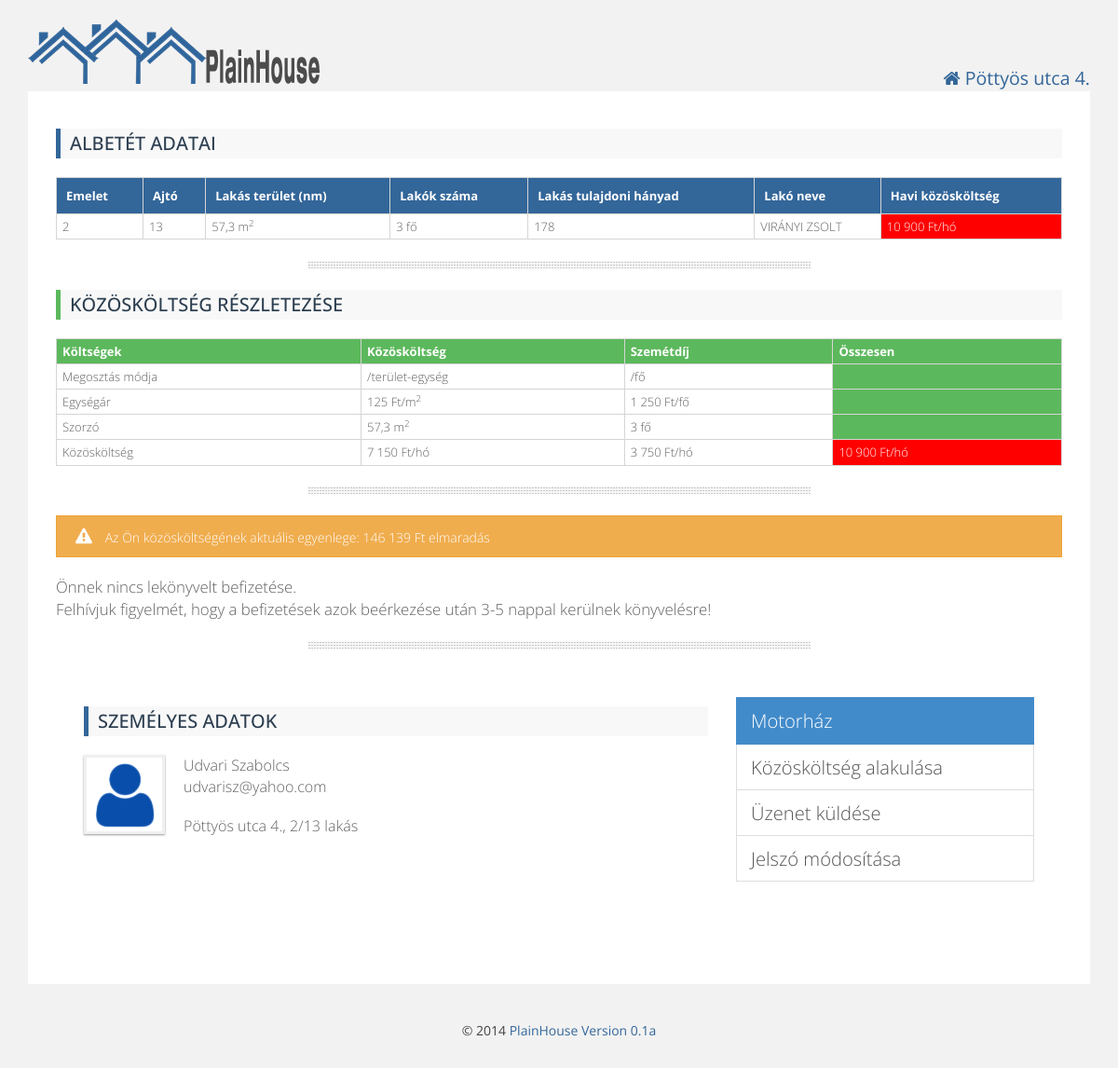
/mydepo.php (signed in), run on the app's committed database.
### tables this page shows
CREATE TABLE IF NOT EXISTS `deposits` (
  `id` int(11) NOT NULL AUTO_INCREMENT,
  `floor` varchar(5) NOT NULL,
  `door` varchar(4) NOT NULL,
  `area` double NOT NULL,
  `residents_no` int(11) NOT NULL,
  `area_ratio` double NOT NULL,
  `resident_name` text NOT NULL,
  PRIMARY KEY (`id`)
);

CREATE TABLE IF NOT EXISTS `fees` (
  `id` int(11) NOT NULL AUTO_INCREMENT,
  `name` varchar(150) NOT NULL,
  `yearly_amount` int(11) NOT NULL,
  `dealer` int(11) NOT NULL,
  `multiplier` varchar(75) NOT NULL,
  PRIMARY KEY (`id`)
);

CREATE TABLE IF NOT EXISTS `residents` (
  `id` int(11) NOT NULL AUTO_INCREMENT,
  `firstname` varchar(100) NOT NULL,
  `lastname` varchar(100) NOT NULL,
  `email` varchar(100) NOT NULL,
  `username` varchar(25) NOT NULL,
  `password` varchar(512) NOT NULL,
  `depositid` int(11) NOT NULL,
  `active` int(11) NOT NULL DEFAULT '1',
  `admin` int(11) NOT NULL DEFAULT '0',
  PRIMARY KEY (`id`),
  UNIQUE KEY `deposit_id` (`depositid`),
  UNIQUE KEY `e-mail` (`email`)
);

### mydepo.php (called while the page is built, shortened)
<?php
include_once 'functions.php';
include_once 'db.php';
include_once 'config.php';
include_once 'html.php';
if (isset($_GET['depositid']) && ($_SESSION['admin']>0)) {
 $id = $_GET['depositid'];
}
else if (isset($_SESSION['depositid']) && !isset($_GET['depositid'])){
$id = $_SESSION['depositid'];
}
else {
     notLoggedIn();
     exit();
}
getMyDepo($id);

### functions.php (called while the page is built, shortened)
<?php
include_once 'db.php';
include_once 'config.php';
function round_to_nearest_n($int, $n) {
    return round($int / $n) * $n;
}

### config.php (called while the page is built, shortened)
<?php
$db['host'] = "localhost";
$db['name'] = "plainhouse";
$db['user'] = "root";
$db['pass'] = "root";
$db['charset'] = "utf8";

### db.php (the view, shortened to what this page needs)
<?php
include_once 'functions.php';
function getMyDepo($id) {
    global $house;
    $sql = "SELECT `floor`, `door`, `area`,  "
            . "`residents_no`, `area_ratio`, "
            . "`resident_name` FROM `deposits` WHERE `id`=$id;";
    $result1 = mysql_query($sql);
    $deposit = array();
    while ($row = mysql_fetch_assoc($result1)) {
        $deposit = $row;
    }
    $sql = "SELECT * from fees;";
    $result2 = mysql_query($sql);
    $fees = array();
    while ($row = mysql_fetch_assoc($result2)) {
        $fees[] = $row;
    }
    $ccost = $fees[0];
    $grabage = $fees[1];
    $ccost_base = round(($ccost['yearly_amount'] * $deposit['area']), 0);
    $ccost_cost = round_to_nearest_n($ccost_base, 50);
    $grabage_cost = round(($grabage['yearly_amount'] * $deposit['residents_no']), 0);
    $ccosts = $ccost_cost + $grabage_cost;
    echo <<<EOT
<div class="content">
<div id="mydepo">
<h3 class="primary"> Albetét adatai</h3>
<table id="responsiveTable" class="large-only" cellspacing="0">
<tr align="left" class="primary">
   <th> Emelet </th>
   <th> Ajtó </th>
   <th> Lakás terület (nm) </th>
   <th> Lakók száma </th>
   <th> Lakás tulajdoni hányad </th>
   <th> Lakó neve </th>
   <th>Havi közösköltség</th>
</tr>
EOT;
    echo '<tbody>';
    echo '<tr>';
    echo "<td>{$deposit['floor']}</td>";
    echo "<td>{$deposit['door']}</td>";
    echo '<td>' . str_replace(".", ",", round($deposit['area'], 2)) . ' m<sup>2</sup></td>';
    echo '<td>' . $deposit['residents_no'] . ' fő</td>';
    echo '<td>' . str_replace(".", ",", round($deposit['area_ratio'], 2)) . '</td>';
    echo '<td>' . $deposit['resident_name'] . '</td>';
    echo "<td class='tdwarning'>" . number_format($ccosts, 0, ',', ' ') . " Ft/hó</td>";
    echo '</tr>';
    echo '</tbody>';
    echo '</table>';
    echo <<<EOT
    </div>
<hr />
<div id="ccost">
<h3 class="success"> Közösköltség részletezése </h3>
<table id="responsiveTableTwo" class="large-only" cellspacing="0">
<tr align="left" class="success">
   <th>Költségek</th>
   <th> {$ccost['name']} </th>
   <th> {$grabage['name']}  </th>
   <th>Összesen</th>
</tr>
<tbody>
<tr>
   <td>Megosztás módja</td>
   <td> {$ccost['multiplier']} </td>
   <td> {$grabage['multiplier']} </td>
   <td class='tdsuccess'> </td>
</tr>
EOT;
    echo "<tr>";
    echo "<td>Egységár</td>";
    echo "<td>" . number_format($ccost['yearly_amount'], 0, ',', ' ') . " Ft/m<sup>2</sup> </td>";
    echo "<td>" . number_format($grabage['yearly_amount'], 0, ',', ' ') . " Ft/fő </td>";
    echo "<td class='tdsuccess'> </td>";
    echo "</tr>";
    echo "<tr>";
    echo "<td>Szorzó</td>";
    echo '<td>' . str_replace(".", ",", round($deposit['area'], 2)) . ' m<sup>2</sup> </td>';
    echo '<td>' . $deposit['residents_no'] . ' fő</td>';
    echo "<td class='tdsuccess'> </td>";
    echo "</tr>";
    echo "<tr>";
    echo "<td>Közösköltség</td>";
    echo "<td>" . number_format($ccost_cost, 0, ',', ' ') . " Ft/hó</td>";
    echo "<td>" . number_format($grabage_cost, 0, ',', ' ') . " Ft/hó</td>";
    echo "<td class='tdwarning'>" . number_format($ccosts, 0, ',', ' ') . " Ft/hó</td>";
    echo '</tbody>';
    echo '</table>';
    echo '</div>';
    echo '<hr />';
    echo '<div>';
    getMyPayments($id);
    if (isset($_SESSION['userid'])) {
        $user = getUserData($_SESSION['userid']);
        echo <<<EOT
			<div class="content"><div class="row">
		<div class="col-md-8">
			<h3 class="primary">Személyes adatok</h3>
			<p class="lead">
				<img alt="Tenant Avatar" src="pics/user_avatar.png" class="avatar" />
				{$user['firstname']} {$user['lastname']}<br />
				{$user['email']}</p>
                        <p class="lead">{$house['name']}, {$deposit['floor']}/{$deposit['door']} lakás</p>
		</div>
		<div class="col-md-4">
	        <div class="list-group">
				<li class="list-group-item active">Motorház</li>
				<a data-toggle="modal" href="#ktgAlakul" class="list-group-item">Közösköltség alakulása</a>
				<a data-toggle="modal" href="#newMsg" class="list-group-item">Üzenet küldése</a>
				<a data-toggle="modal" href="#editPassword" class="list-group-item">Jelszó módosítása</a>
	        </div>
		</div>
	</div>
                                <input type="hidden" class="form-control" name="id" id="id" value="{$_SESSION['userid']}" />
EOT;
    } else {
        echo "<a href=\"payment.php?id=" . $id . "\"><button class='btn btn-success btn-icon'><i class='fa fa-dollar'></i>Új befizetés rögzítése</button></a>";
        echo "<hr />";
        echo '<h3 class="primary"><i class="fa fa-money"></i> Közösköltség alakulása az utolsó 12 hónapban</h3>';
        getMyAllCcost($id);
    }
    echo '</div>';
    echo '</div>';
}
function getUserData($id) {
    $sql = "SELECT `residents`.`id`,`residents`.`firstname`,`residents`.`lastname`,"
            . "`residents`.`email`,`residents`.`username`,`deposits`.`floor`,"
            . "`deposits`.`door` FROM residents LEFT JOIN `deposits` "
            . "ON `residents`.`depositid` = `deposits`.`id` WHERE `residents`.`id` = $id;";
    $result = mysql_query($sql);
    $array = array();
    while ($row = mysql_fetch_assoc($result)) {
        $array = $row;
    }
    return $array;
}
function getCurrentBalance($id) {
    $year = date("Y");
    $sql = "SELECT `actual_balance` FROM `deposit_balance` WHERE `deposit_id` = '$id' AND `year` = '$year'";
    $result = mysql_query($sql);
    while ($row = mysql_fetch_assoc($result)) {
        $balance = $row["actual_balance"];
    }
    return $balance;
}
function getMyPayments($id) {
    global $db;
    $closing_balance = getCurrentBalance($id);
    $balance = getActualBalance($closing_balance, $id);
    if ($balance < 0) {
        $abalance = $balance * -1;
    } else {
        $abalance = $balance;
    }
    $abalance = number_format($abalance, 0, ',', ' ');
    $sql = "SELECT `deposits`.`floor`,`deposits`.`door`,`payment`.`account_date`,`payment`.`amount` FROM deposits "
            . "LEFT JOIN `{$db['name']}`.`payment` ON `deposits`.`id` = `payment`.`deposit_id` "
            . "WHERE `deposits`.`id` = $id "
            . "ORDER BY `payment`.`date` DESC;";
    $result = mysql_query($sql);
    while ($row = mysql_fetch_assoc($result)) {
        $table[] = $row;
    }
    if ($balance < 0) {
        echo <<<EOT
                <div class="alertMsg warning"><i class="fa fa-warning"></i> Az Ön közösköltségének aktuális egyenlege: <span class="floatLeft">$abalance Ft elmaradás</span></div>
EOT;
    } else {
        echo <<<EOT
                <div class="alertMsg success"><i class="fa fa-info-circle"></i> Az Ön közösköltségének aktuális egyenlege: <span class="floatLeft">$abalance Ft túlfizetés</span></div>
EOT;
    }
    if ($table[0]['account_date'] == NULL) {
        echo "Önnek nincs lekönyvelt befizetése.<br>"
        . "Felhívjuk figyelmét, hogy a befizetések azok beérkezése után 3-5 nappal kerülnek könyvelésre!";
    }
    echo '<hr/>';
}
function getActualBalance($actual_balance, $id) {
    $year = date('Y');
    $sql = "SELECT ccost from ccost WHERE `deposit_id`=$id and `year`=$year ";
    $result = mysql_query($sql);
    $ccost = array();
    while ($row = mysql_fetch_assoc($result)) {
        $ccost[] = $row;
    }
    $req_payment = 0;
    for ($i = 0; ($i < mysql_num_rows($result)); $i++) {
        $req_payment += $ccost[$i]['ccost'];
    }
    $balance = $actual_balance - $req_payment;
    return $balance;
}

### css/style.css (style rules this page uses)
body { background: #f2f2f2; color: #444444; font-family: "Open Sans",sans-serif; font-size: 14px; line-height: 1.42857; }
h1, h2, h3, h4, h5, h6, .h1, .h2, .h3, .h4, .h5, .h6 { font-family: "Open Sans", sans-serif; color: #999999; line-height: 1.1; padding: 2px 0; margin-top: 10px; margin-bottom: 20px; }
h3.primary { background: #f8f8f8; padding: 5px 10px 5px 10px; color: #2c3e50; border-left: 5px solid #336699; font-size: 20px; text-transform: uppercase; }
h3.success { background: #f8f8f8; padding: 5px 10px 5px 10px; color: #2c3e50; border-left: 5px solid #5cb85c; font-size: 20px; text-transform: uppercase; }
p { margin: 10px 0; }
.lead { // margin-bottom: 0; margin-bottom: 20px; font-size: 16.099999999999998px; font-weight: 200; line-height: 1.4; }
.container .content { padding: 30px; border-radius: 0; background-color: #ffffff; color: #606060; font-size: 1.2em; font-weight: 200; line-height: 1.4; margin-bottom: 30px; }
.list-group { margin-bottom: 20px; padding-left: 0; }
.list-group-item { background-color: #ffffff; border: 1px solid #dddddd; display: block; margin-bottom: -1px; padding: 10px 15px; position: relative; }
.list-group-item:first-child { border-top-left-radius: 0; border-top-right-radius: 0; }
.list-group-item:last-child { border-bottom-left-radius: 0; border-bottom-right-radius: 0; margin-bottom: 0; }

### css/plainhome.css (style rules this page uses)
body { padding: 20px 30px; }
a { color: #336699; text-decoration: none; }
hr { border: 0; margin: 1.35em auto; max-width: 50%; background-position: 50%; box-sizing: border-box; height: 8px; background-size: 3px 3px; }
img { max-width: 100%; height: auto; vertical-align: middle; border: 0; -ms-interpolation-mode: bicubic; }
.avatar { border: 3px solid #f0f0f0; box-shadow: 0 1px 2px #999999; float: left; margin: 0 20px 10px 0; height: 85px; }
.alertMsg { font-size: 14px; font-family: 'Open Sans', sans-serif; line-height: 1.5em; margin: 20px 0; padding: 12px 30px 10px 20px; position: relative; }
.alertMsg i { font-size: 18px; margin-right: 10px; }
.alertMsg.warning { background-color: #f0ad4e; border: 1px #eea236 solid; color: #ffffff; }
table { border-collapse: collapse; border-spacing: 0; width: 100%; margin: 1em 0; //table-layout: fixed; }
tr { border-bottom: 1px solid #d5d5d5; }
th { background: #f5f5f5; color: #444; //font-weight: bold; border-top: 1px solid #d5d5d5; }
th:first-of-type { border-left: 1px solid #d5d5d5; }
th { border-right: 1px solid #d5d5d5; }
td, th { padding: 4px 2px 4px 6px; text-align: left; font-size: 13px; }
td:first-of-type { border-left: 1px solid #d5d5d5; }
td { border-right: 1px solid #d5d5d5; }
.primary th { background: #336699; color: #ffffff; padding: 10px; }
.success th { background: #5cb85c; color: #ffffff; }
.tdsuccess { background: #5cb85c; color: #ffffff; // border-top: solid 1px #5cb85c; }
.tdwarning { background: red; color: #ffffff; // border-top: solid 1px red; }

### data on the page
deposits: floor "2", door "13", area "57,3", residents_no "3", area_ratio "178", resident_name "VIRÁNYI ZSOLT"
fees: name "Közösköltség", multiplier "/terület-egység", yearly_amount "125", yearly_amount.area "7 150"
fees: name "Szemétdíj", multiplier "/fő", yearly_amount "1 250", yearly_amount.residents_no "3 750"
residents: firstname "Udvari", lastname "Szabolcs", email "udvarisz@yahoo.com"

### other printed values
$house['name'] "Pöttyös utca 4."
$ccosts "10 900"
$abalance "146 139"
$website['version'] "0.1a"
